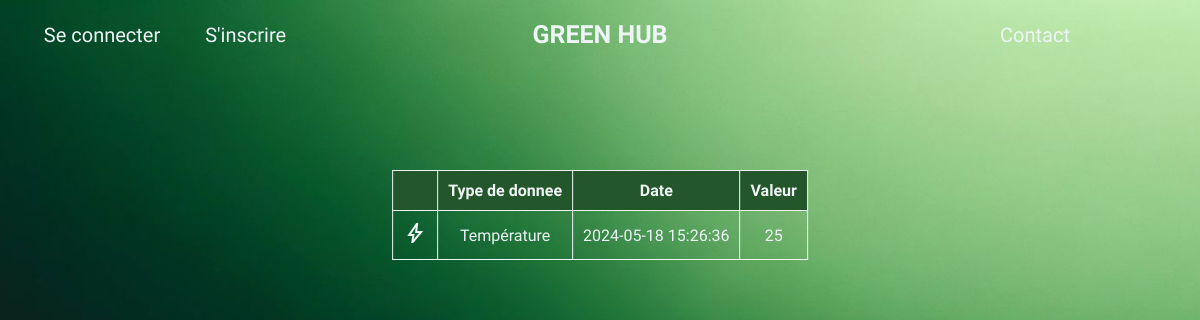
The page /capteur.php?id=1 on the database its author committed.
### tables this page shows
CREATE TABLE `type_d_capteur` (
  `Id_capteur` int(11) NOT NULL,
  `donnee` varchar(50) NOT NULL,
  `dateMesure` datetime DEFAULT NULL,
  `valeur` int(11) DEFAULT NULL
);

### capteur.php (the view, shortened to what this page needs)
<!DOCTYPE html>
<html>
<head>
    <link rel="stylesheet" type="text/css" href="style.css">
</head>
<body>
    <nav class="navbar">
        <div class="left">
            <a href="loca-pro-connexion.html">Se connecter</a>
            <a href="loca-pro-inscription.html">S'inscrire</a>
        </div>
        <div class="middle">
            <a href="index.php">GREEN HUB</a>
        </div>
        <div class="right">
            <a href="contact.html">Contact</a>
        </div>
    </nav>
    <div class="container">
        <div class="content">
            <?php
                include('includes/connect.php');
                $id = $_GET['id'];
                $sql = "SELECT * FROM type_d_capteur WHERE Id_capteur = $id";
                $capteurs = $conn->query($sql);
            ?>
            <table>
                <tr>
                    <th></th>
                    <th>Type de donnee</th>
                    <th>Date</th>
                    <th>Valeur</th>
                </tr>
                <?php
                    foreach ($capteurs as $capteur) {
                        echo "<tr>";
                            echo "<td><a href='capteur.php?id=".$capteur['Id_capteur']."'><span class='material-symbols-outlined'>bolt</span></a></td>";
                            echo "<td>".$capteur['donnee']."</td>";
                            echo "<td>".$capteur['dateMesure']."</td>";
                            echo "<td>".$capteur['valeur']."</td>";
                        echo "</tr>";
                    }
                ?>
            </table>
            <div id="chartContainer" style="height: 370px; width: 100%;"></div>
        </div>
    </div>
</body>
</html>

### style.css (style rules this page uses)
* { margin: 0; padding: 0; box-sizing: border-box; font-family: "Reddit Sans", sans-serif; }
body { background-image: url('images/background.JPG'); background-size: cover; background-position: center; background-repeat: no-repeat; width: 100vw; height: 100vh; margin: 0; padding: 0; }
a { text-decoration: none; color: #edf5f5; }
table { width: 100%; border-collapse: collapse; margin: 20px 0; }
td { padding: 10px; text-align: center; border: 1px solid #edf5f5; color: #edf5f5 !important; }
th { padding: 10px; text-align: center; border: 1px solid #edf5f5; background-color: #24562b; color: #edf5f5; }
.navbar { display: flex; justify-content: space-around; align-items: center; padding: 20px; font-size: 20px; }
.middle { text-align: center; width: 50%; }
.middle a { font-size: 25px; font-weight: bold; }
.left, .right { text-align: center; width: 25%; }
.left a { margin: 20px; }
.container { position: absolute; top: 50%; left: 50%; transform: translate(-50%, -50%); }
.content { text-align: center; }

### rows shown on the page
type_d_capteur: donnee "Température", dateMesure "2024-05-18 15:26:36", valeur "25"
